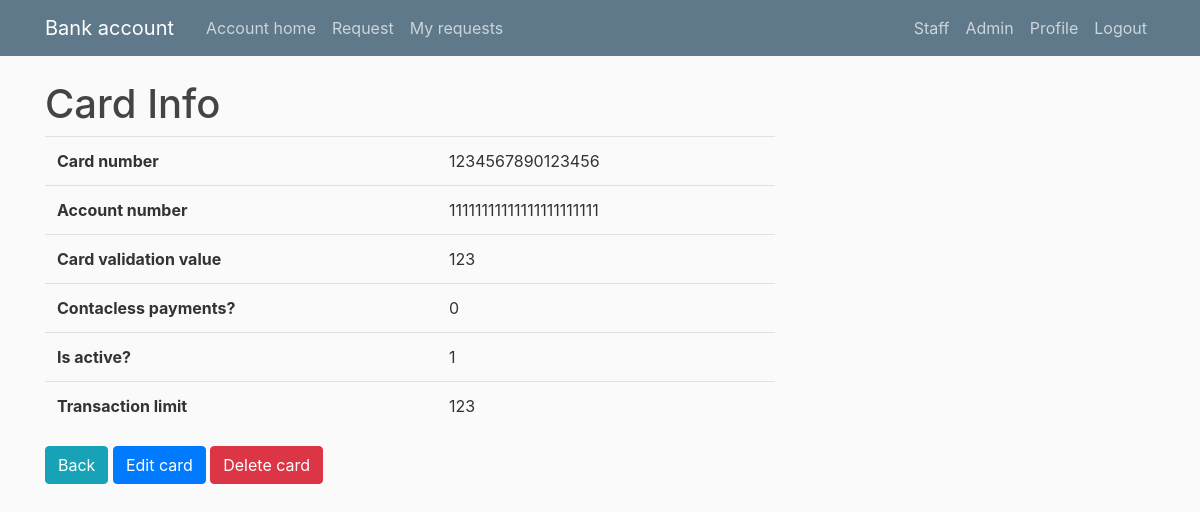
/account/1/card/1 (signed in), run on an earlier commit of the app's database.
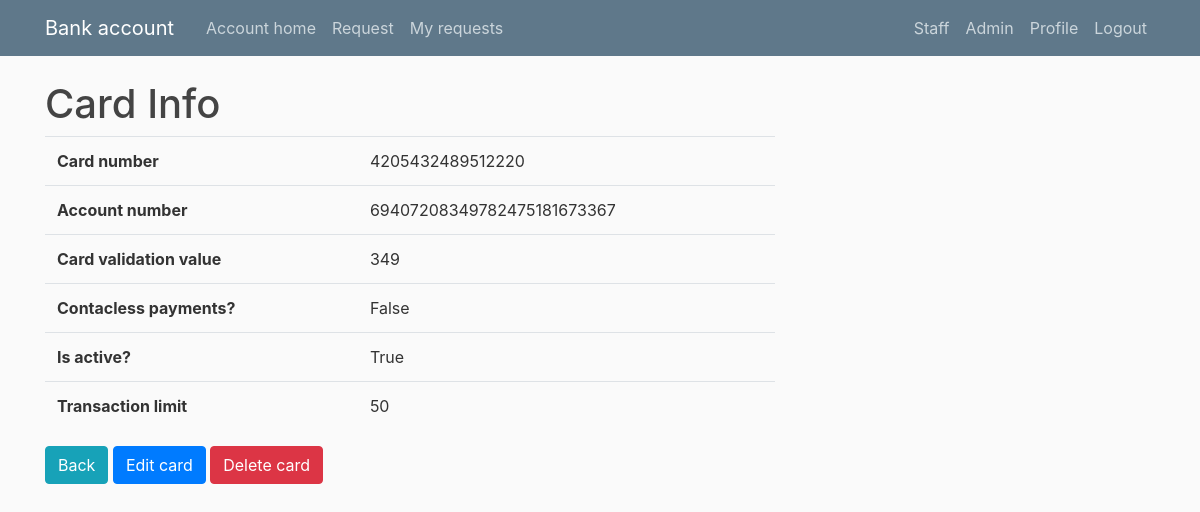
And on a later commit of the database.
### client/models.py (models this page shows, shortened)
class Card(models.Model):
    def rand_cvv():
        cvv = str(random.randint(0, 9))
        cvv += str(random.randint(0, 9))
        cvv += str(random.randint(0, 9))
        return cvv
    def rand_card_number():
        card_nr = str(random.randint(0, 9))
        for i in range(15):
            card_nr += str(random.randint(0, 9))
        return card_nr
    account_number = models.ForeignKey(Account, on_delete=models.CASCADE)
    card_number = models.CharField(default=rand_card_number, max_length=16)
    cvv = models.CharField(default=rand_cvv, max_length=3)
    is_nfc = models.BooleanField(default=False)
    is_active = models.BooleanField(default=True)
    transaction_limit = models.IntegerField(default=50)

class Account(models.Model):
    def rand_account_number():
        account_nr = str(random.randint(0, 9))
        for i in range(25):
            account_nr += str(random.randint(0, 9))
        return account_nr
    CURRENCIES_CHOICE = [
        ('EUR', 'EUR'),
        ('PLN', 'PLN'),
        ('USD', 'USD'),
        ('JPY', 'JPY'),
        ('GBP', 'GBP'),
        ('CHF', 'CHF'),
        ('SAR', 'SAR'),
        ('RUB', 'RUB'),
        ('KRW', 'KRW')
    ]
    ACCOUNT_TYPE_CHOICES = [
        ('Normal account', 'Normal account'),
        ('Saving account', 'Saving account')
    ]
    account_number = models.CharField(
        default=rand_account_number, max_length=26, unique=True)
    user = models.ForeignKey(CustomUser, on_delete=models.CASCADE)
    balance = models.DecimalField(default=0, max_digits=10, decimal_places=2)
    transaction_limit = models.IntegerField(default=10)
    currency = models.CharField(
        default='PLN', max_length=3, choices=CURRENCIES_CHOICE)
    is_active = models.BooleanField(default=True)
    creation_date = models.DateTimeField(default=timezone.now)
    account_type = models.CharField(
        default='Normal account', max_length=15, choices=ACCOUNT_TYPE_CHOICES)

### client/views.py (the view)
# urls.py: re_path(r'^account/(?P<oid>[0-9]+)/card/(?P<coid>[0-9]+)$',
@login_required
def card(request, oid, coid):
    account = get_object_or_404(Account, id=oid)
    card = get_object_or_404(Card, id=coid)
    if account.user == request.user and card.account_number == account:
        context = {
            'account': account,
            'card': card
        }
        return render(request, 'client/card.html', context)
    return render(request, "users/validation_error.html")

### client/templates/client/card.html
{% extends "client/base.html" %}
{% block content %}
<h1>Card Info</h1>
<table class="table">
    <tbody>
        <tr>
            <th scope="col">Card number</th>
            <td>{{ card.card_number }}</td>
        </tr>
        <tr>
            <th scope="row">Account number</th>
            <td>{{ card.account_number.account_number }}</td>
        </tr>
        <tr>
            <th scope="row">Card validation value</th>
            <td>{{ card.cvv }}</td>
        </tr>
        <tr>
            <th scope="row">Contacless payments?</th>
            <td>{{ card.is_nfc }}</td>
        </tr>
        <tr>
            <th scope="row">Is active?</th>
            <td>{{ card.is_active }}</td>
        </tr>
        <tr>
            <th scope="row">Transaction limit</th>
            <td>{{ card.transaction_limit }}</td>
        </tr>
    </tbody>
</table>
<div class="form-group">
    <a href="{% url 'account' oid=account.id %}" class="btn btn-info" type="button">
        Back
    </a>
    <a href="{% url 'edit_card' oid=account.id coid=card.id %}" class="btn btn-primary" type="button">
        Edit card
    </a>
    <a href="{% url 'delete_card' oid=account.id coid=card.id %}" class="btn btn-danger" type="button">
        Delete card
    </a>
</div>
{% endblock %}

What changed in the data, as far as the page shows it:
changed Card: card_number "1234567890123456" → "4205432489512220"; account_number.account_number "11111111111111111111111" → "69407208349782475181673367"; cvv "123" → "349"; is_nfc "0" → "False"; is_active "1" → "True"; transaction_limit "123" → "50"
